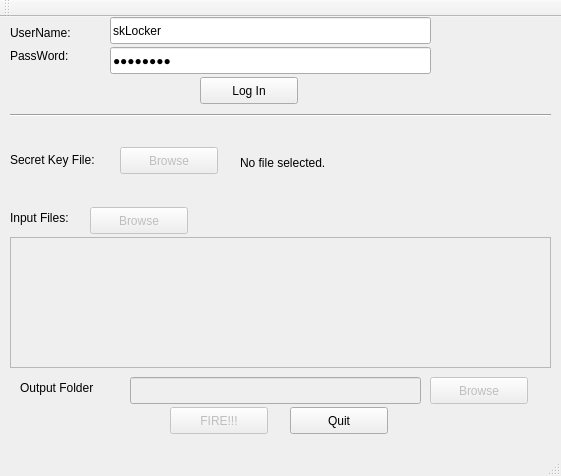
<?xml version="1.0" encoding="UTF-8"?>
<ui version="4.0">
 <class>MainWindow</class>
 <widget class="QMainWindow" name="MainWindow">
  <property name="enabled">
   <bool>true</bool>
  </property>
  <property name="geometry">
   <rect>
    <x>0</x>
    <y>0</y>
    <width>561</width>
    <height>476</height>
   </rect>
  </property>
  <property name="windowTitle">
   <string>MainWindow</string>
  </property>
  <widget class="QWidget" name="centralWidget">
   <widget class="QLabel" name="label">
    <property name="geometry">
     <rect>
      <x>10</x>
      <y>0</y>
      <width>81</width>
      <height>31</height>
     </rect>
    </property>
    <property name="text">
     <string>UserName:</string>
    </property>
   </widget>
   <widget class="QLineEdit" name="lineEdit_userName">
    <property name="geometry">
     <rect>
      <x>110</x>
      <y>0</y>
      <width>321</width>
      <height>27</height>
     </rect>
    </property>
    <property name="text">
     <string>skLocker</string>
    </property>
   </widget>
   <widget class="QLineEdit" name="lineEdit_passWord">
    <property name="geometry">
     <rect>
      <x>110</x>
      <y>30</y>
      <width>321</width>
      <height>27</height>
     </rect>
    </property>
    <property name="text">
     <string>password</string>
    </property>
    <property name="echoMode">
     <enum>QLineEdit::Password</enum>
    </property>
   </widget>
   <widget class="QLabel" name="label_2">
    <property name="geometry">
     <rect>
      <x>10</x>
      <y>30</y>
      <width>71</width>
      <height>17</height>
     </rect>
    </property>
    <property name="text">
     <string>PassWord:</string>
    </property>
   </widget>
   <widget class="Line" name="line">
    <property name="geometry">
     <rect>
      <x>10</x>
      <y>90</y>
      <width>541</width>
      <height>16</height>
     </rect>
    </property>
    <property name="orientation">
     <enum>Qt::Horizontal</enum>
    </property>
   </widget>
   <widget class="QLabel" name="label_3">
    <property name="enabled">
     <bool>true</bool>
    </property>
    <property name="geometry">
     <rect>
      <x>10</x>
      <y>190</y>
      <width>71</width>
      <height>21</height>
     </rect>
    </property>
    <property name="text">
     <string>Input Files:</string>
    </property>
   </widget>
   <widget class="QPushButton" name="pushButton_browseInputFiles">
    <property name="enabled">
     <bool>false</bool>
    </property>
    <property name="geometry">
     <rect>
      <x>90</x>
      <y>190</y>
      <width>98</width>
      <height>27</height>
     </rect>
    </property>
    <property name="text">
     <string>Browse</string>
    </property>
   </widget>
   <widget class="QTextBrowser" name="textBrowser_allName">
    <property name="enabled">
     <bool>false</bool>
    </property>
    <property name="geometry">
     <rect>
      <x>10</x>
      <y>220</y>
      <width>541</width>
      <height>131</height>
     </rect>
    </property>
   </widget>
   <widget class="QLabel" name="label_4">
    <property name="enabled">
     <bool>true</bool>
    </property>
    <property name="geometry">
     <rect>
      <x>20</x>
      <y>360</y>
      <width>101</width>
      <height>21</height>
     </rect>
    </property>
    <property name="text">
     <string>Output Folder</string>
    </property>
   </widget>
   <widget class="QPushButton" name="pushButton_browseOutputFolder">
    <property name="enabled">
     <bool>false</bool>
    </property>
    <property name="geometry">
     <rect>
      <x>430</x>
      <y>360</y>
      <width>98</width>
      <height>27</height>
     </rect>
    </property>
    <property name="text">
     <string>Browse</string>
    </property>
   </widget>
   <widget class="QLineEdit" name="lineEdit_OutputFolder">
    <property name="enabled">
     <bool>false</bool>
    </property>
    <property name="geometry">
     <rect>
      <x>130</x>
      <y>360</y>
      <width>291</width>
      <height>27</height>
     </rect>
    </property>
   </widget>
   <widget class="QPushButton" name="pushButton_fire">
    <property name="enabled">
     <bool>false</bool>
    </property>
    <property name="geometry">
     <rect>
      <x>170</x>
      <y>390</y>
      <width>98</width>
      <height>27</height>
     </rect>
    </property>
    <property name="text">
     <string>FIRE!!!</string>
    </property>
   </widget>
   <widget class="QPushButton" name="pushButton_login">
    <property name="geometry">
     <rect>
      <x>200</x>
      <y>60</y>
      <width>98</width>
      <height>27</height>
     </rect>
    </property>
    <property name="text">
     <string>Log In</string>
    </property>
   </widget>
   <widget class="QPushButton" name="pushButton_quit">
    <property name="geometry">
     <rect>
      <x>290</x>
      <y>390</y>
      <width>98</width>
      <height>27</height>
     </rect>
    </property>
    <property name="text">
     <string>Quit</string>
    </property>
   </widget>
   <widget class="QLabel" name="label_5">
    <property name="geometry">
     <rect>
      <x>10</x>
      <y>127</y>
      <width>101</width>
      <height>31</height>
     </rect>
    </property>
    <property name="text">
     <string>Secret Key File:</string>
    </property>
   </widget>
   <widget class="QPushButton" name="pushButton_browseKeyFile">
    <property name="enabled">
     <bool>false</bool>
    </property>
    <property name="geometry">
     <rect>
      <x>120</x>
      <y>130</y>
      <width>98</width>
      <height>27</height>
     </rect>
    </property>
    <property name="styleSheet">
     <string notr="true"/>
    </property>
    <property name="text">
     <string>Browse</string>
    </property>
   </widget>
   <widget class="QLabel" name="label_keyFileName">
    <property name="geometry">
     <rect>
      <x>240</x>
      <y>130</y>
      <width>351</width>
      <height>31</height>
     </rect>
    </property>
    <property name="text">
     <string>No file selected.</string>
    </property>
   </widget>
  </widget>
  <widget class="QMenuBar" name="menuBar">
   <property name="geometry">
    <rect>
     <x>0</x>
     <y>0</y>
     <width>561</width>
     <height>25</height>
    </rect>
   </property>
  </widget>
  <widget class="QToolBar" name="mainToolBar">
   <attribute name="toolBarArea">
    <enum>TopToolBarArea</enum>
   </attribute>
   <attribute name="toolBarBreak">
    <bool>false</bool>
   </attribute>
  </widget>
  <widget class="QStatusBar" name="statusBar"/>
 </widget>
 <layoutdefault spacing="6" margin="11"/>
 <resources/>
 <connections/>
</ui>
